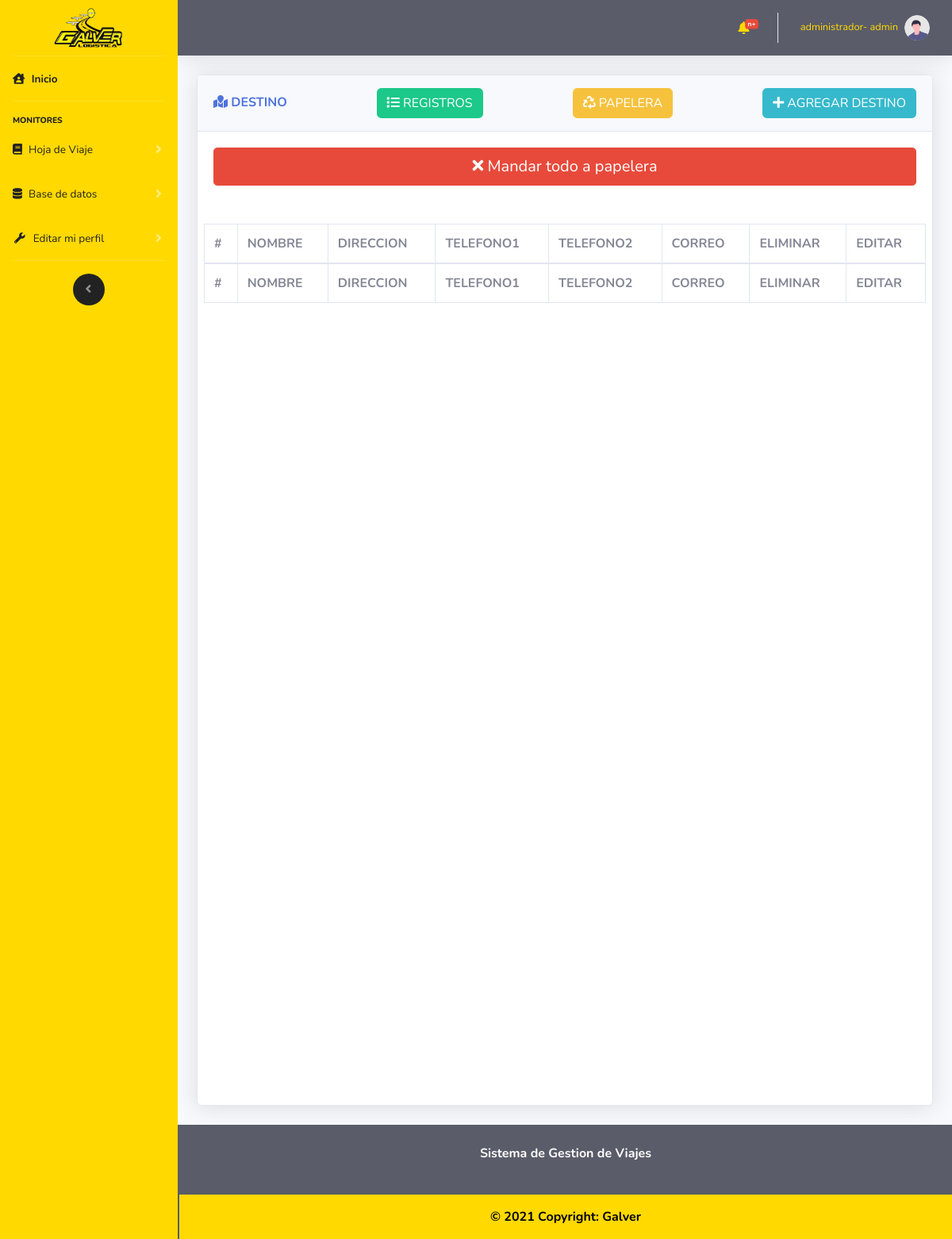
The page /vistas/CRUD_Destinos.php (signed in) on the database as committed earlier.
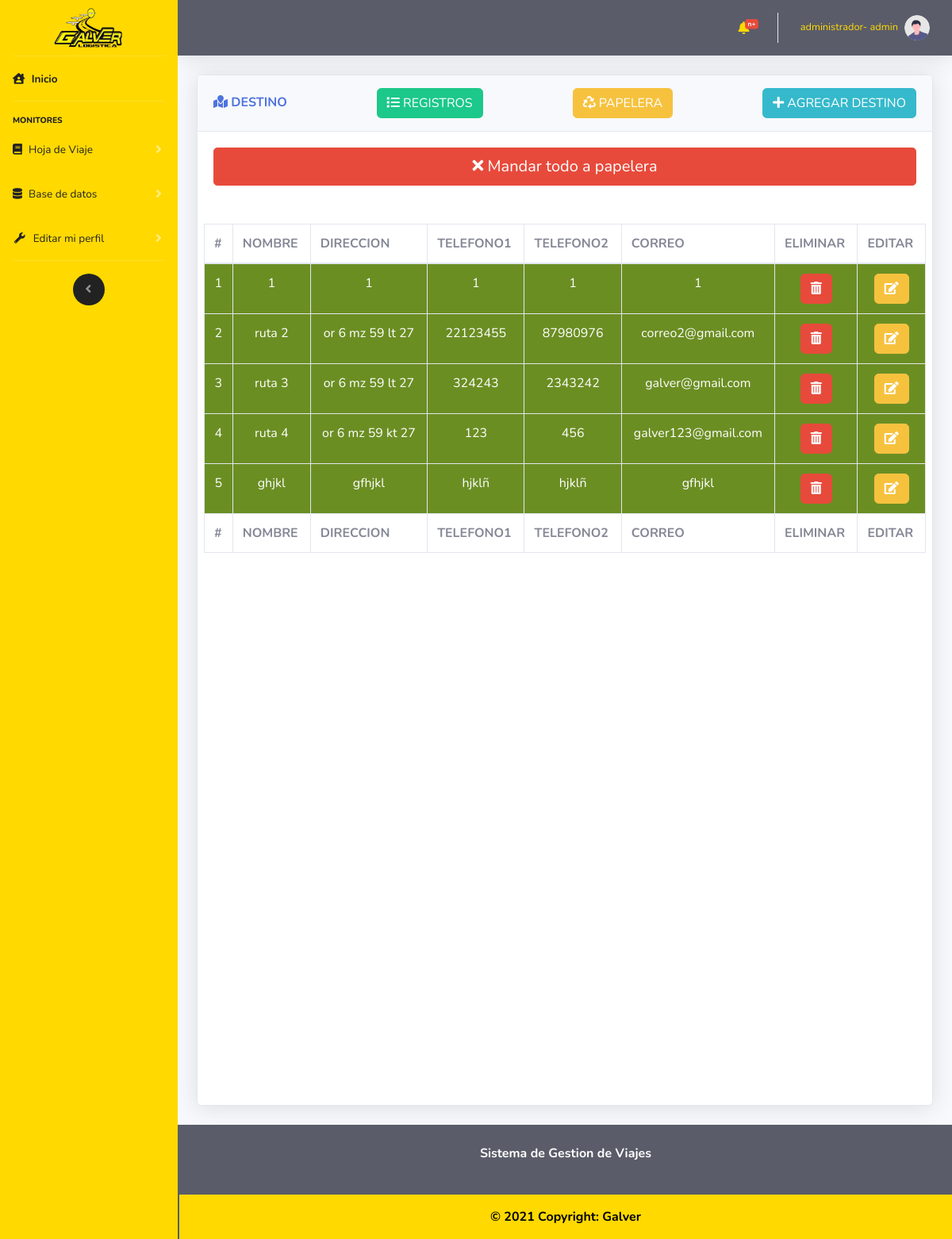
The same page on the database as committed later.
### tables this page shows
CREATE TABLE `destino` (
  `destino_id` int(11) NOT NULL,
  `destino_nombre` varchar(100) NOT NULL,
  `destino_direccion` varchar(250) NOT NULL,
  `destino_telefono1` varchar(30) NOT NULL,
  `destino_telefono2` varchar(30) NOT NULL,
  `destino_correo` varchar(100) NOT NULL,
  `destino_latitud` varchar(100) NOT NULL,
  `destino_longitud` varchar(100) NOT NULL,
  `destino_creacion` datetime NOT NULL,
  `destino_creador` int(11) NOT NULL,
  `estadoRegistro` int(11) NOT NULL,
  `usuarioId` int(11) NOT NULL
);

### controlador/modulos/selects.php (called while the page is built, shortened)
<?php
    function muestraDestinos($mysqli)
    {
        $result = $mysqli->query("SELECT * FROM `destino`
        INNER JOIN usuario ON usuario.usuarioId= destino.usuarioId
        WHERE destino.estadoRegistro = 0");
        return $result;
    }
?>

### vistas/CRUD_Destinos.php (the view, shortened to what the changed rows need)
<?php
    include "../import/componentes/head.php";
    include "../import/componentes/navbarLateral.php";
    include "../import/componentes/navbarHorizontal.php";
    include "../controlador/coneccion/config.php";
    include "../controlador/modulos/selects.php";
?>
<div class="container-fluid">
    <div class="row">
        <div class="col-12">
            <div class="card shadow mb-4 card_hdv">
                <div class="card-body">
                    <div class="chart-area ">
                        <div class="row">
                            <div class="table-responsive cardScroll">
                                <table class="table table-bordered" id="dataTable" width="100%" cellspacing="0">
                                    <thead>
                                        <tr>
                                            <th scope="col">#</th>
                                            <th scope="col">NOMBRE</th>
                                            <th scope="col">DIRECCION</th>
                                            <th scope="col">TELEFONO1</th>
                                            <th scope="col">TELEFONO2</th>
                                            <th scope="col">CORREO</th>
                                            <th scope="col">ELIMINAR</th>
                                            <th scope="col">EDITAR</th>
                                        </tr>
                                    </thead>
                                    <tfoot>
                                        <tr>
                                            <th scope="col">#</th>
                                            <th scope="col">NOMBRE</th>
                                            <th scope="col">DIRECCION</th>
                                            <th scope="col">TELEFONO1</th>
                                            <th scope="col">TELEFONO2</th>
                                            <th scope="col">CORREO</th>
                                            <th scope="col">ELIMINAR</th>
                                            <th scope="col">EDITAR</th>
                                        </tr>
                                    </tfoot>
                                    <tbody class=" text-center tabla_principal">
                                        <?php
                                            $hdv=muestraDestinos($mysqli);
                                            while ($filas =$hdv->fetch_assoc())
                                            {
                                            echo
                                            "<tr bgcolor ='#6B8E23' style='color:#FFFFFF'>".
                                                "<td>".$filas["destino_id"]."</td>".
                                                "<td>".$filas["destino_nombre"]."</td>".
                                                "<td>".$filas["destino_direccion"]."</td>".
                                                "<td>".$filas["destino_telefono1"]."</td>".
                                                "<td>".$filas["destino_telefono2"]."</td>".
                                                "<td>".$filas["destino_correo"]."</td>".
                                                "<td><button type='button' class='btn btn-danger' onclick='eliminarEmpresaEmisora(".$filas["destino_id"].")')><i class='fas fa-trash-alt'></i></button></td>".
                                                "<td><button type='button' class='btn btn-warning' data-toggle='modal'
                                                data-target='#UPDATE' onclick='editarPaso1Id(".$filas["destino_id"].")'><i class='fas fa-edit'></i></button></td>".
                                            "</tr>";
                                            }
                                            ?>
                                    </tbody>
                                </table>
                            </div>
                        </div>
                    </div>
                </div>
            </div>
        </div>
    </div>
    <?php
        include "../import/componentes/footer.php";
        include "../import/componentes/js/main.php";
    ?>

Rows that differ between the two databases and show on the page:
now on this page (row edited): destino: destino_id "1", destino_nombre "1", destino_direccion "1", destino_telefono1 "1", destino_telefono2 "1", destino_correo "1"
now on this page (row edited): destino: destino_id "2", destino_nombre "ruta 2", destino_direccion "or 6 mz 59 lt 27", destino_telefono1 "22123455", destino_telefono2 "87980976", destino_correo "correo2@gmail.com"
now on this page (row edited): destino: destino_id "3", destino_nombre "ruta 3", destino_direccion "or 6 mz 59 lt 27", destino_telefono1 "324243", destino_telefono2 "2343242", destino_correo "galver@gmail.com"
now on this page (row edited): destino: destino_id "4", destino_nombre "ruta 4", destino_direccion "or 6 mz 59 kt 27", destino_telefono1 "123", destino_telefono2 "456", destino_correo "galver123@gmail.com"
added destino: destino_id "5", destino_nombre "ghjkl", destino_direccion "gfhjkl", destino_telefono1 "hjklñ", destino_telefono2 "hjklñ", destino_correo "gfhjkl"
